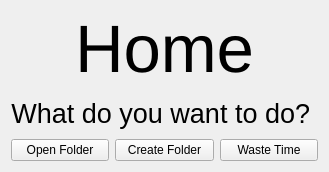
<?xml version="1.0" encoding="UTF-8"?>
<ui version="4.0">
 <class>Frame</class>
 <widget class="QFrame" name="Frame">
  <property name="geometry">
   <rect>
    <x>0</x>
    <y>0</y>
    <width>289</width>
    <height>172</height>
   </rect>
  </property>
  <property name="windowTitle">
   <string>Frame</string>
  </property>
  <layout class="QHBoxLayout" name="horizontalLayout_2">
   <item>
    <layout class="QVBoxLayout" name="verticalLayout">
     <item>
      <widget class="QLabel" name="label">
       <property name="font">
        <font>
         <pointsize>50</pointsize>
        </font>
       </property>
       <property name="text">
        <string>Home</string>
       </property>
       <property name="alignment">
        <set>Qt::AlignCenter</set>
       </property>
      </widget>
     </item>
     <item>
      <widget class="QLabel" name="label_2">
       <property name="font">
        <font>
         <pointsize>20</pointsize>
        </font>
       </property>
       <property name="text">
        <string>What do you want to do? </string>
       </property>
       <property name="alignment">
        <set>Qt::AlignCenter</set>
       </property>
      </widget>
     </item>
     <item>
      <layout class="QHBoxLayout" name="horizontalLayout">
       <item>
        <widget class="QPushButton" name="pushButton">
         <property name="text">
          <string>Open Folder</string>
         </property>
        </widget>
       </item>
       <item>
        <widget class="QPushButton" name="pushButton_2">
         <property name="text">
          <string>Create Folder</string>
         </property>
        </widget>
       </item>
       <item>
        <widget class="QPushButton" name="pushButton_3">
         <property name="text">
          <string>Waste Time</string>
         </property>
        </widget>
       </item>
      </layout>
     </item>
    </layout>
   </item>
  </layout>
 </widget>
 <resources/>
 <connections/>
</ui>
